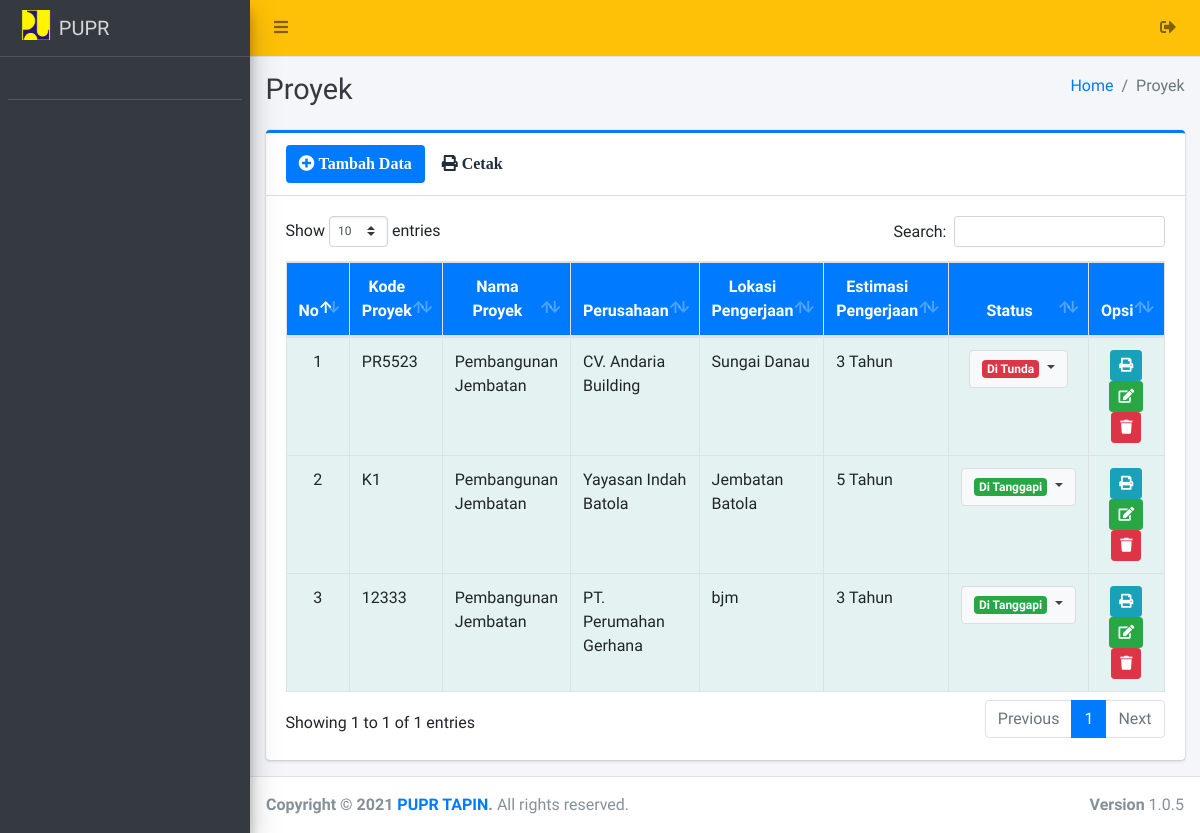
Screenshot of /user/proyek/index.php with the database file from the repository.
### tables this page shows
CREATE TABLE `proyek` (
  `id_proyek` int(11) NOT NULL,
  `kode_proyek` varchar(77) NOT NULL,
  `nama_proyek` varchar(150) NOT NULL,
  `id_perusahaan` int(11) NOT NULL,
  `alamat_proyek` text NOT NULL,
  `estimasi` varchar(200) NOT NULL,
  `status_proyek` varchar(100) NOT NULL,
  `status_jalan` varchar(40) DEFAULT NULL,
  `ket_tunda` varchar(255) DEFAULT NULL,
  `tgl_mulai` date DEFAULT NULL,
  `tgl_selesai` date DEFAULT NULL,
  `id_am` int(11) DEFAULT NULL,
  `biaya_akhir` varchar(250) DEFAULT NULL,
  `progres` varchar(25) DEFAULT NULL,
  `tgl_progres` varchar(25) DEFAULT NULL
);

CREATE TABLE `perusahaan` (
  `id_perusahaan` int(11) NOT NULL,
  `nama_perusahaan` varchar(255) NOT NULL,
  `bidang_perusahaan` varchar(200) NOT NULL,
  `alamat_perusahaan` varchar(220) NOT NULL,
  `tahun_berdiri` date NOT NULL,
  `nama_pimpinan` varchar(120) NOT NULL,
  `no_telp` varchar(70) NOT NULL,
  `email` varchar(100) NOT NULL,
  `file` text NOT NULL
);

### user/proyek/index.php (the view, shortened to what this page needs)
<?php
require '../../config/koneksi.php';
?>
<!DOCTYPE html>
<html>
<?php
include '../../templates/head.php';
?>
<body class="hold-transition sidebar-mini layout-fixed">
    <div class="wrapper">
        <?php
        include '../../templates/navbar.php';
        ?>
        <?php
        include '../../templates/sidebar.php';
        ?>
        <div class="content-wrapper">
            <div class="content-header">
                <div class="container-fluid">
                    <div class="row mb-2">
                        <div class="col-sm-6">
                            <h1 class="m-0 text-dark">Proyek</h1>
                        </div>
                        <div class="col-sm-6">
                            <ol class="breadcrumb float-sm-right">
                                <li class="breadcrumb-item"><a href="#">Home</a></li>
                                <li class="breadcrumb-item active">Proyek</li>
                            </ol>
                        </div>
                    </div>
                </div>
            </div>
            <section class="content">
                <div class="container-fluid">
                    <div class="row">
                        <div class="col-12">
                            <div class="card card-primary card-outline">
                                <div class="card-header">
                                    <a href="tambah" class="btn bg-blue"><i class="fa fa-plus-circle"> Tambah Data</i></a>
                                    <a href="print" target="blank" class="btn bg-white"><i class="fa fa-print"> Cetak</i></a>
                                </div>
                                <div class="card-body">
                                    <div class="table-responsive">
                                        <table id="example1" class="table table-bordered table-striped">
                                            <thead class="bg-blue">
                                                <tr align="center">
                                                    <th>No</th>
                                                    <th>Kode Proyek</th>
                                                    <th>Nama Proyek</th>
                                                    <th>Perusahaan</th>
                                                    <th>Lokasi Pengerjaan</th>
                                                    <th>Estimasi Pengerjaan</th>
                                                    <th>Status</th>
                                                    <th>Opsi</th>
                                                </tr>
                                            </thead>
                                            <?php
                                            $no = 1;
                                            $data = $koneksi->query("SELECT * FROM proyek as p LEFT JOIN perusahaan as pr ON p.id_perusahaan = pr.id_perusahaan ORDER BY p.id_perusahaan DESC");
                                            while ($row = $data->fetch_array()) {
                                            ?>
                                                <tbody style="background-color: azure">
                                                    <tr>
                                                        <td align="center"><?= $no++ ?></td>
                                                        <td><?= $row['kode_proyek'] ?></td>
                                                        <td><?= $row['nama_proyek'] ?></td>
                                                        <td><?= $row['nama_perusahaan'] ?></td>
                                                        <td><?= $row['alamat_proyek'] ?></td>
                                                        <td><?= $row['estimasi'] ?></td>
                                                        <td align="center">
                                                            <button type="button" class="btn btn-default dropdown-toggle" data-toggle="dropdown">
                                                                <?php if ($row['status_proyek'] == "Menunggu") { ?>
                                                                    <span class="badge badge-warning"><?= $row['status_proyek'] ?></span>
                                                                <?php } elseif ($row['status_proyek'] == "Di Tunda") { ?>
                                                                    <span class="badge badge-danger"><?= $row['status_proyek'] ?></span>
                                                                <?php } else { ?>
                                                                    <span class="badge badge-success"><?= $row['status_proyek'] ?></span>
                                                                <?php } ?>
                                                            </button>
                                                        </td>
                                                        <td align="center">
                                                            <a href="printdetail?id=<?= $row['id_proyek'] ?>" class="btn btn-info btn-sm" target="blank" title="Detail"><i class="fa fa-print"></i></a>
                                                            <a href="edit?id=<?= $row['id_proyek'] ?>" class="btn btn-success btn-sm" title="Edit"><i class="fa fa-edit"></i></a>
                                                            <a href="hapus?id=<?= $row['id_proyek'] ?>" class="btn btn-danger btn-sm alert-hapus" title="Hapus"><i class="fa fa-trash"></i></a>
                                                        </td>
                                                    </tr>
                                                </tbody>
                                            <?php } ?>
                                        </table>
                                    </div>
                                </div>
                            </div>
                        </div>
                    </div>
                </div>
            </section>
        </div>
        <?php include_once "../../templates/footer.php"; ?>
    </div>
</body>
</html>

### rows the page displays
proyek: kode_proyek "PR5523", nama_proyek "Pembangunan Jembatan", id_perusahaan.nama_perusahaan "CV. Andaria Building", alamat_proyek "Sungai Danau", estimasi "3 Tahun", status_proyek "Di Tunda"
proyek: kode_proyek "K1", nama_proyek "Pembangunan Jembatan", id_perusahaan.nama_perusahaan "Yayasan Indah Batola", alamat_proyek "Jembatan Batola", estimasi "5 Tahun", status_proyek "Di Tanggapi"
proyek: kode_proyek "12333", nama_proyek "Pembangunan Jembatan", id_perusahaan.nama_perusahaan "PT. Perumahan Gerhana", alamat_proyek "bjm", estimasi "3 Tahun", status_proyek "Di Tanggapi"
